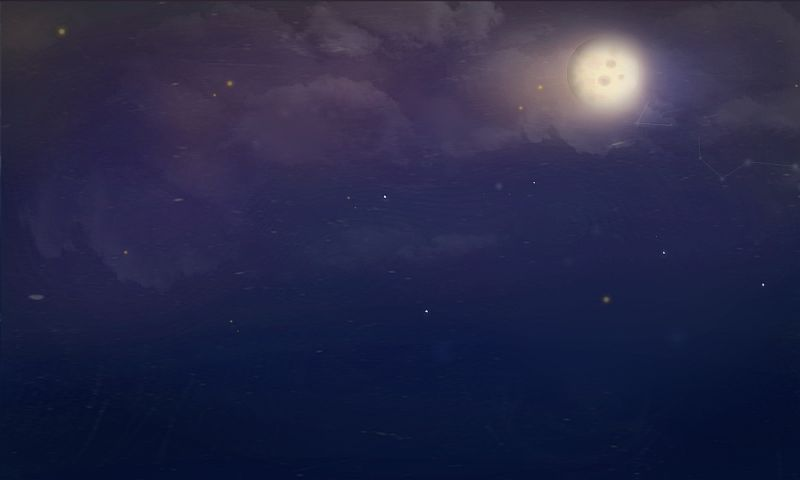

Rendered tile map (Tiled .tmx) drawn with the repository's tilesets; below, a short description and the map source with its tile grids summarised:
An orthogonal 50x30 tile map with 16x16 px tiles, 1 tile layer (Tile Layer 2).

<map version="1.0" orientation="orthogonal" renderorder="right-down" width="50" height="30" tilewidth="16" tileheight="16" nextobjectid="1">
 <tileset firstgid="1" name="bg" tilewidth="853" tileheight="480" tilecount="1" columns="1">
  <image source="bg2.jpg" width="853" height="480" />
 </tileset>
 <layer name="Tile Layer 2" width="50" height="30">
  <data>[1500 cells, 1 non-empty, 1 distinct tile ids]</data>
 </layer>
</map>